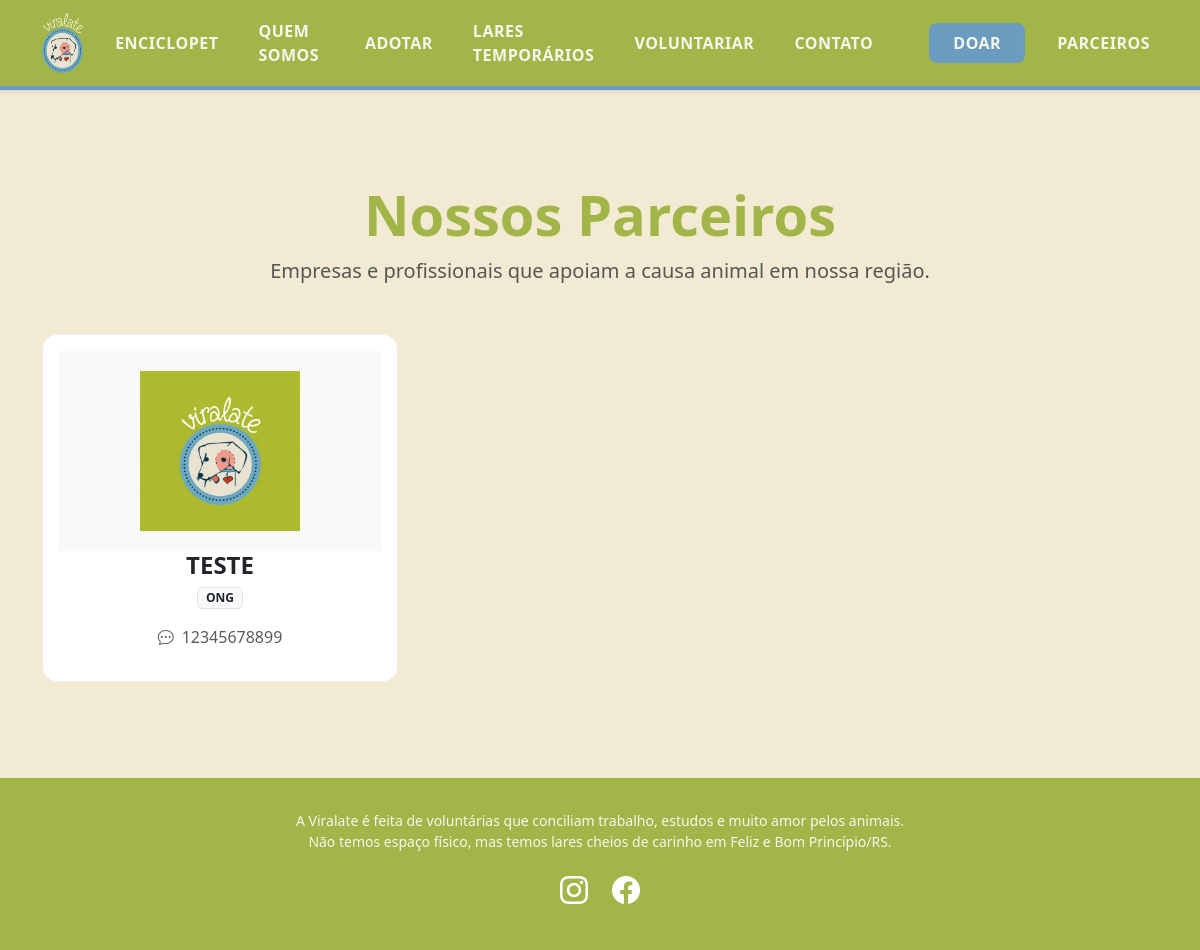
The app's page /parceiros/ with its own data.
### core/models.py (models this page shows, shortened)
class Parceiro(models.Model):
    nome = models.CharField(max_length=100)
    imagem = models.ImageField(upload_to='parceiros/')
    area_atuacao = models.CharField(max_length=100, verbose_name="Área de Atuação")
    contato = models.CharField(max_length=100, help_text="Pode ser WhatsApp, Instagram ou Telefone")
    link_site = models.URLField(blank=True, null=True, help_text="Link opcional para site ou rede social")
    class Meta:
        verbose_name = "Parceiro"
        verbose_name_plural = "Parceiros"

### core/views.py (the view)
# urls.py: path('parceiros/', views.parceiros, name='parceiros'),
def parceiros(request):
    parceiros_list = Parceiro.objects.all()
    return render(request, 'parceiros.html', {'parceiros': parceiros_list})

### templates/parceiros.html (shortened to what this page needs)
{% extends 'base.html' %}
{% load static %}
{% block content %}
<div class="container py-5 mt-5">
    <div class="text-center mb-5">
        <h1 class="display-4 fw-bold" style="color: var(--verde-oliva);">Nossos Parceiros</h1>
        <p class="lead text-muted">Empresas e profissionais que apoiam a causa animal em nossa região.</p>
    </div>
    <div class="row row-cols-1 row-cols-md-3 g-4">
        {% for parceiro in parceiros %}
        <div class="col">
            <div class="parceiro-card h-100 text-center p-3">
                {% if parceiro.imagem %}
                    <img src="{{ parceiro.imagem.url }}" class="img-parceiro" alt="{{ parceiro.nome }}">
                {% endif %}
                <div class="card-body">
                    <h4 class="fw-bold text-dark mb-1">{{ parceiro.nome }}</h4>
                    <p class="badge bg-light text-dark border mb-3">{{ parceiro.area_atuacao }}</p>
                    <p class="text-muted mb-3"><i class="bi bi-chat-dots me-2"></i>{{ parceiro.contato }}</p>
                </div>
            </div>
        </div>
        {% empty %}
        <div class="col-12 text-center">
            <p class="text-muted">Ainda não temos parceiros cadastrados. Quer ajudar? Entre em contato!</p>
        </div>
        {% endfor %}
    </div>
</div>
{% endblock %}

### templates/base.html (style rules this page uses)
:root { --verde-oliva: #A2B548; --azul-medio: #6699CC; --creme: #F2EAD3; --rosa-claro: #F5B7B1; --vermelho: #E3242B; --texto-escuro: #333333; }
html { scroll-behavior: smooth; }
body { background-color: var(--creme); color: var(--texto-escuro); padding-top: 85px; font-family: 'Segoe UI', Roboto, Helvetica, Arial, sans-serif; }
img { max-width: 100%; height: auto; }

### templates/parceiros.html (style rules this page uses)
.parceiro-card { background-color: white; border-radius: 15px; overflow: hidden; transition: transform 0.3s ease; border: 1px solid #eee; }
.img-parceiro { height: 200px; width: 100%; object-fit: contain; background-color: #f9f9f9; padding: 20px; }

### records on screen
Parceiro: imagem (picture), nome "TESTE", area_atuacao "ONG", contato "12345678899"
